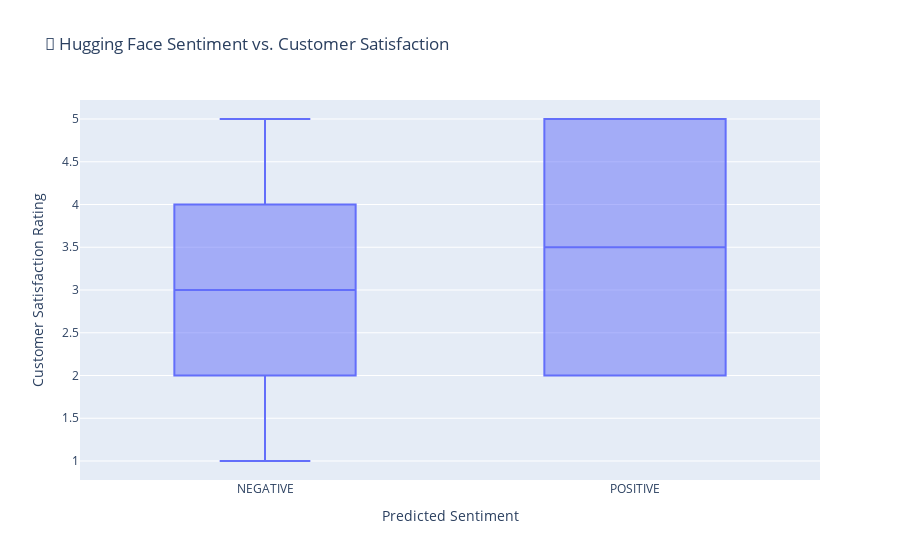

Source (notebook cell):
### Code cell
import pandas as pd
import plotly.express as px
from transformers import pipeline

# Sample dataset (replace with your actual DataFrame)
# df = pd.read_csv("your_data.csv")  # If not already loaded

# Load Hugging Face sentiment analysis pipeline using PyTorch
sentiment_analyzer = pipeline("sentiment-analysis", framework="pt")

# Optional: Run on a smaller subset for speed (or remove .sample if full run needed)
sample_df = df.sample(100, random_state=42).copy()

# Apply sentiment analysis (truncated to 512 characters if needed)
sample_df['HuggingFace Sentiment'] = sample_df['Ticket Description'].apply(
    lambda x: sentiment_analyzer(str(x)[:512])[0]['label']
)

# Plot: Box plot of Satisfaction Rating by predicted sentiment
fig = px.box(
    sample_df,
    x='HuggingFace Sentiment',
    y='Customer Satisfaction Rating',
    title='💬 Hugging Face Sentiment vs. Customer Satisfaction',
    labels={'HuggingFace Sentiment': 'Predicted Sentiment'}
)
fig.show()

### Figure 1 — Plotly figure (JSON) as saved in the notebook; plotly's stock layout.template omitted (floating-point values rounded to 4 significant figures)
{"data": [{"alignmentgroup": "True", "hovertemplate": "Predicted Sentiment=%{x}<br>Customer Satisfaction Rating=%{y}<extra></extra>", "legendgroup": "", "marker": {"color": "#636efa"}, "name": "", "notched": false, "offsetgroup": "", "orientation": "v", "showlegend": false, "type": "box", "x": ["NEGATIVE", "NEGATIVE", "POSITIVE", "NEGATIVE", "NEGATIVE", "NEGATIVE", "NEGATIVE", "NEGATIVE", "NEGATIVE", "NEGATIVE", "NEGATIVE", "NEGATIVE", "NEGATIVE", "NEGATIVE", "NEGATIVE", "NEGATIVE", "NEGATIVE", "NEGATIVE", "NEGATIVE", "NEGATIVE", "NEGATIVE", "NEGATIVE", "NEGATIVE", "NEGATIVE", "NEGATIVE", "NEGATIVE", "NEGATIVE", "POSITIVE", "POSITIVE", "NEGATIVE", "NEGATIVE", "NEGATIVE", "NEGATIVE", "NEGATIVE", "NEGATIVE", "POSITIVE", "NEGATIVE", "POSITIVE", "NEGATIVE", "NEGATIVE", "NEGATIVE", "NEGATIVE", "NEGATIVE", "NEGATIVE", "NEGATIVE", "NEGATIVE", "NEGATIVE", "NEGATIVE", "NEGATIVE", "NEGATIVE", "NEGATIVE", "NEGATIVE", "POSITIVE", "NEGATIVE", "NEGATIVE", "NEGATIVE", "NEGATIVE", "NEGATIVE", "NEGATIVE", "NEGATIVE", "NEGATIVE", "POSITIVE", "NEGATIVE", "NEGATIVE", "NEGATIVE", "NEGATIVE", "POSITIVE", "NEGATIVE", "NEGATIVE", "NEGATIVE", "NEGATIVE", "NEGATIVE", "POSITIVE", "NEGATIVE", "NEGATIVE", "NEGATIVE", "NEGATIVE", "NEGATIVE", "NEGATIVE", "NEGATIVE", "NEGATIVE", "NEGATIVE", "NEGATIVE", "NEGATIVE", "NEGATIVE", "NEGATIVE", "POSITIVE", "NEGATIVE", "NEGATIVE", "NEGATIVE", "NEGATIVE", "NEGATIVE", "NEGATIVE", "NEGATIVE", "NEGATIVE", "NEGATIVE", "NEGATIVE", "NEGATIVE", "POSITIVE", "NEGATIVE"], "x0": " ", "xaxis": "x", "y": [NaN, 4.0, NaN, 4.0, NaN, NaN, 4.0, 2.0, 4.0, 2.0, NaN, 3.0, NaN, NaN, 4.0, NaN, NaN, 1.0, 2.0, NaN, NaN, 4.0, NaN, 4.0, NaN, NaN, 4.0, NaN, NaN, NaN, NaN, 3.0, NaN, NaN, NaN, NaN, 3.0, 5.0, NaN, NaN, NaN, NaN, 5.0, 3.0, NaN, NaN, NaN, 1.0, NaN, NaN, NaN, 2.0, NaN, NaN, NaN, NaN, NaN, 1.0, 4.0, NaN, NaN, NaN, NaN, 4.0, NaN, NaN, NaN, NaN, NaN, 3.0, NaN, 4.0, NaN, NaN, NaN, NaN, 1.0, NaN, NaN, 3.0, 2.0, 1.0, NaN, NaN, NaN, NaN, NaN, NaN, NaN, 4.0, NaN, 3.0, 1.0, NaN, NaN, 1.0, 3.0, NaN, 2.0, NaN], "y0": " ", "yaxis": "y"}], "layout": {"autosize": true, "boxmode": "group", "legend": {"tracegroupgap": 0}, "title": {"text": "💬 Hugging Face Sentiment vs. Customer Satisfaction"}, "xaxis": {"anchor": "y", "autorange": true, "domain": [0, 1], "range": [-0.5, 1.5], "title": {"text": "Predicted Sentiment"}, "type": "category"}, "yaxis": {"anchor": "x", "autorange": true, "domain": [0, 1], "range": [0.7778, 5.222], "title": {"text": "Customer Satisfaction Rating"}, "type": "linear"}}}
